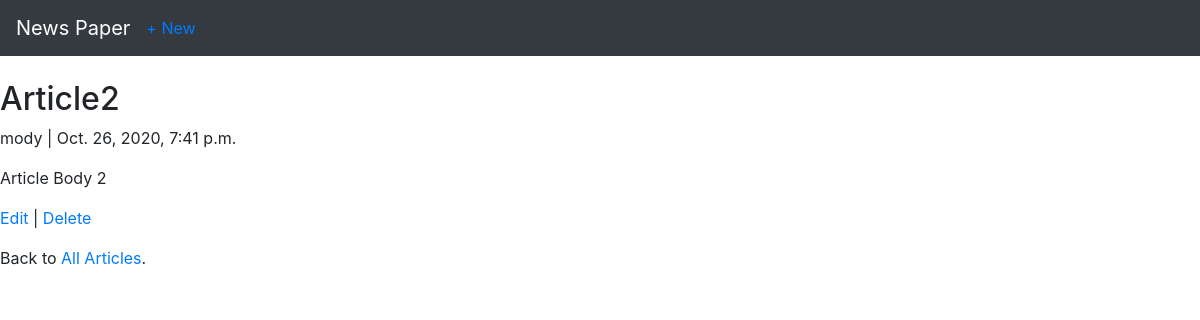
Page /articles/2/ on the committed database.
### articles/models.py (models this page shows, shortened)
class Article(models.Model):
    title = models.CharField(max_length=50)
    body = models.TextField()
    date = models.DateTimeField(auto_now_add=True)
    author = models.ForeignKey(get_user_model(), on_delete=models.CASCADE)

### users/models.py (models this page shows)
class CustomUser(AbstractUser):
    age = models.PositiveIntegerField(null=True, blank=True)

### articles/views.py (the view)
# urls.py: path("<int:pk>/", ArticleDetailView.as_view(), name="article_detail"),
class ArticleDetailView(DetailView):
    model = Article
    template_name="article_detail.html"

### templates/article_detail.html
{% extends 'base.html' %}
{% block content %}
    <div class="article-entry">
        <h2>{{ object.title }}</h2>
        <p>{{ object.author}} | {{ object.date }}</p>
        <p>{{ object.body }}</p>
    </div>
    <p><a href="{% url 'article_edit' article.pk %}">Edit</a> |
        <a href="{% url 'article_delete' article.pk %}">Delete</a>
    </p>
    <p>Back to <a href="{% url 'article_list' %}">All Articles</a>.</p>
{% endblock content %}

### rows in the picture
Article: title "Article2", author "mody", date "Oct. 26, 2020, 7:41 p.m.", body "Article Body 2"
